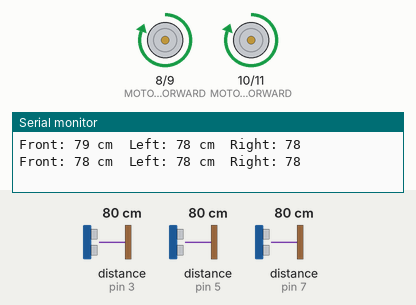
Simulated run of this sketch. Board: Arduino Uno, built with avr-gcc and run on an emulated ATmega328P. Shown: motor-driver pin pairs drawn as motors (green arrow = first pin HIGH = forward, orange = second pin HIGH = backward, longer = more drive), the last lines printed to the serial monitor. Wiring (inferred from the names in the program): 3 × ultrasonic range finder: trigger pin 2, echo pin 3 / trigger pin 4, echo pin 5 / trigger pin 6, echo pin 7. The test bench sets the inputs (shaded band); at power-on: distance to the obstacle (sensors on pin 5, pin 3, pin 7) 80 cm. The echo pulse lasts 58.3 µs per cm.

Above: at 2.2 s.
2.3 s: distance to the obstacle (sensor on pin 5) set to 19 cm
5.8 s: distance to the obstacle (sensor on pin 5) set to 15 cm
At 7.8 s:
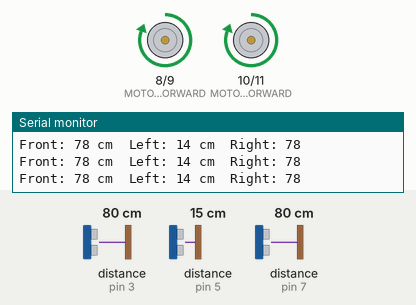
10.7 s: distance to the obstacle (sensor on pin 3) set to 19 cm
12.6 s: distance to the obstacle (sensor on pin 3) set to 15 cm
At 13.3 s:
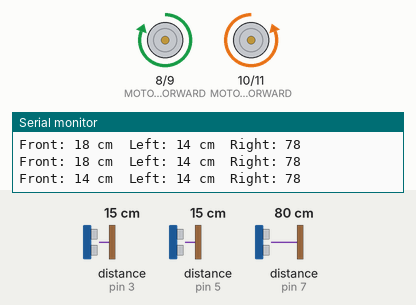
17.5 s: distance to the obstacle (sensor on pin 3) set to 18 cm
At 18.8 s:
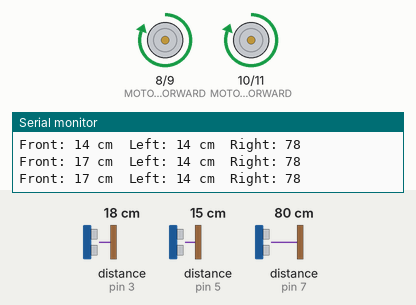
Timing chart, 0 to 20.5 s (numbered marks = the images above; inputs shaded):
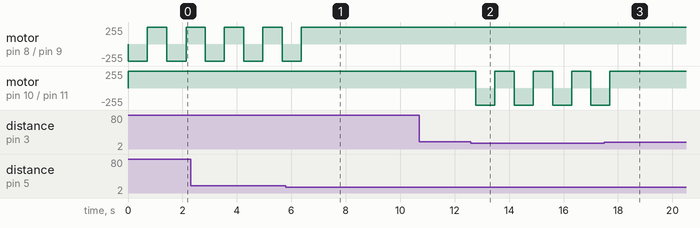

The sketch:

Controller.ino
```cpp
// Pin Definitions
#define TRIG_FRONT 2
#define ECHO_FRONT 3
#define TRIG_LEFT 4
#define ECHO_LEFT 5
#define TRIG_RIGHT 6
#define ECHO_RIGHT 7
#define MOTOR_LEFT_FORWARD 8
#define MOTOR_LEFT_BACKWARD 9
#define MOTOR_RIGHT_FORWARD 10
#define MOTOR_RIGHT_BACKWARD 11

// Threshold Distance (in cm)
const int threshold = 15; // Minimum distance to consider a path clear

void setup() {
  // Initialize serial communication
  Serial.begin(9600);

  // Set up ultrasonic sensor pins
  pinMode(TRIG_FRONT, OUTPUT);
  pinMode(ECHO_FRONT, INPUT);
  pinMode(TRIG_LEFT, OUTPUT);
  pinMode(ECHO_LEFT, INPUT);
  pinMode(TRIG_RIGHT, OUTPUT);
  pinMode(ECHO_RIGHT, INPUT);

  // Set up motor control pins
  pinMode(MOTOR_LEFT_FORWARD, OUTPUT);
  pinMode(MOTOR_LEFT_BACKWARD, OUTPUT);
  pinMode(MOTOR_RIGHT_FORWARD, OUTPUT);
  pinMode(MOTOR_RIGHT_BACKWARD, OUTPUT);
}

void loop() {
  // Get distances from sensors
  long frontDistance = getDistance(TRIG_FRONT, ECHO_FRONT);
  long leftDistance = getDistance(TRIG_LEFT, ECHO_LEFT);
  long rightDistance = getDistance(TRIG_RIGHT, ECHO_RIGHT);

  // Print distances for debugging
  Serial.print("Front: ");
  Serial.print(frontDistance);
  Serial.print(" cm\tLeft: ");
  Serial.print(leftDistance);
  Serial.print(" cm\tRight: ");
  Serial.println(rightDistance);


  // Left-Hand Rule Logic
  if (leftDistance > threshold) {
    // Turn left
    turnLeft();
    delay(700);
    moveForward();
    delay(600);// Adjust delay for smoother turn
  } else if (frontDistance > threshold) {
    // Move forward
    moveForward();
    delay(100);
  } else if (rightDistance > threshold) {
    // Turn right
    turnRight();
    delay(700);
    moveForward();
    delay(600); // Adjust delay for smoother turn
  } else {
    // Dead end, move backward
    moveBackward();
    delay(1250); // Adjust for desired backward movement
  }

  // Short delay for stable sensor readings
  delay(100);
}

// Function to measure distance using ultrasonic sensors
long getDistance(int trigPin, int echoPin) {
  // Send a 10-microsecond pulse to trigger pin
  digitalWrite(trigPin, LOW);
  delayMicroseconds(2);
  digitalWrite(trigPin, HIGH);
  delayMicroseconds(10);
  digitalWrite(trigPin, LOW);

  // Measure the pulse duration on the echo pin
  long duration = pulseIn(echoPin, HIGH);

  // Convert duration to distance (in cm)
  long distance = duration * 0.034 / 2;
  return distance;
}

// Movement Functions
void moveForward() {
  digitalWrite(MOTOR_LEFT_FORWARD, HIGH);
  digitalWrite(MOTOR_LEFT_BACKWARD, LOW);
  digitalWrite(MOTOR_RIGHT_FORWARD, HIGH);
  digitalWrite(MOTOR_RIGHT_BACKWARD, LOW);
}

void moveBackward() {
  digitalWrite(MOTOR_LEFT_FORWARD, HIGH);
  digitalWrite(MOTOR_LEFT_BACKWARD, LOW);
  digitalWrite(MOTOR_RIGHT_FORWARD, LOW);
  digitalWrite(MOTOR_RIGHT_BACKWARD, HIGH);
}

void turnLeft() {
  digitalWrite(MOTOR_LEFT_FORWARD, LOW);
  digitalWrite(MOTOR_LEFT_BACKWARD, HIGH);
  digitalWrite(MOTOR_RIGHT_FORWARD, HIGH);
  digitalWrite(MOTOR_RIGHT_BACKWARD, LOW);
}

void turnRight() {
  digitalWrite(MOTOR_LEFT_FORWARD, HIGH);
  digitalWrite(MOTOR_LEFT_BACKWARD, LOW);
  digitalWrite(MOTOR_RIGHT_FORWARD, LOW);
  digitalWrite(MOTOR_RIGHT_BACKWARD, HIGH);
}

void stopMotors() {
  digitalWrite(MOTOR_LEFT_FORWARD, LOW);
  digitalWrite(MOTOR_LEFT_BACKWARD, LOW);
  digitalWrite(MOTOR_RIGHT_FORWARD, LOW);
  digitalWrite(MOTOR_RIGHT_BACKWARD, LOW);
}
```

Measured:
- the behaviour switches between 17 and 16 cm on distance to the obstacle (sensor on pin 5) (found by bisection; images 0 and 1)
- the behaviour switches between 17 and 16 cm on distance to the obstacle (sensor on pin 3) (found by bisection; images 1 and 2)
- after the input at 5.8 s, motor on pin 8 (MOTOR_LEFT_FORWARD) / pin 9 (MOTOR_LEFT_BACKWARD): goes on until 6.4 s, then stays forward 255/255
- after the input at 12.6 s, motor on pin 10 (MOTOR_RIGHT_FORWARD) / pin 11 (MOTOR_RIGHT_BACKWARD): alternates forward 255/255 for 0.71 s and backward 255/255 for 0.70 s, starting after 0.18 s
- after the input at 17.5 s, motor on pin 10 (MOTOR_RIGHT_FORWARD) / pin 11 (MOTOR_RIGHT_BACKWARD): goes on until 17.7 s, then stays forward 255/255
- by itself, motor on pin 8 (MOTOR_LEFT_FORWARD) / pin 9 (MOTOR_LEFT_BACKWARD): alternates forward 255/255 for 0.71 s and backward 255/255 for 0.70 s
